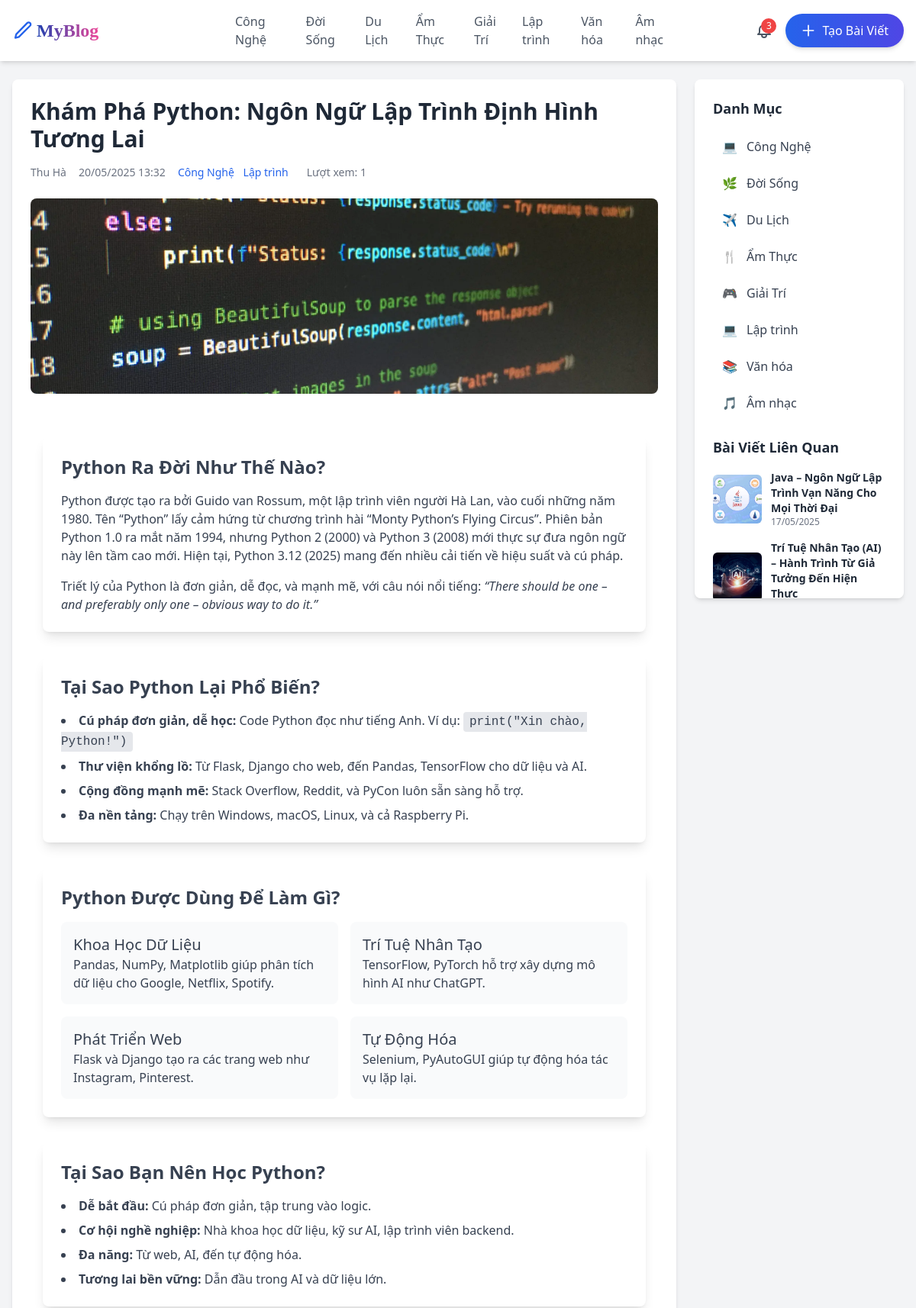
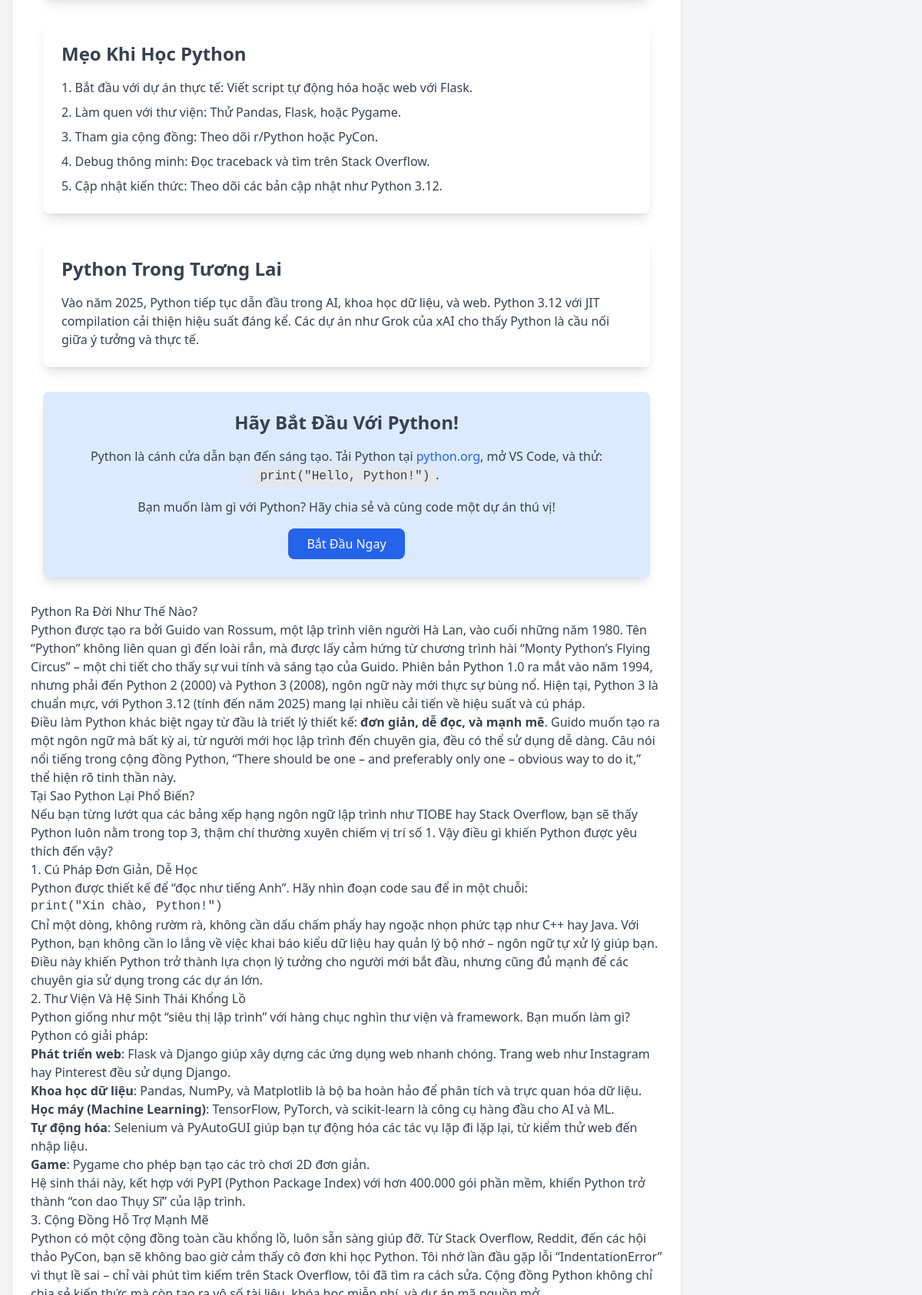
The page /baiviet/kham-pha-python-ngon-ngu-lap-trinh-dinh-hinh-tuong-lai (upper part) on the database its author committed (2 pictures, top to bottom).
### app.py (models this page shows)
class Category(db.Model):
    __tablename__ = 'categories'
    id = db.Column(db.Integer, primary_key=True, autoincrement=True)
    name = db.Column(db.String(50))
    slug = db.Column(db.String(100), unique=True, nullable=False)
    posts = db.relationship('PostCategory', backref='category', lazy=True)

class Post(db.Model):
    __tablename__ = 'posts'
    id = db.Column(db.Integer, primary_key=True, autoincrement=True)
    user_id = db.Column(db.Integer, db.ForeignKey('users.id'), nullable=False)
    title = db.Column(db.String(255))
    slug = db.Column(db.String(255), unique=True, nullable=False)
    content = db.Column(db.Text)
    thumbnail_url = db.Column(db.String(255))
    description = db.Column(db.String(255))
    created_at = db.Column(db.DateTime, default=lambda: datetime.now(UTC))
    view_count = db.Column(db.Integer, default=0)
    status = db.Column(db.Enum('draft', 'published', 'archived', name='status_enum'), default='published')
    deleted_at = db.Column(db.DateTime, nullable=True)
    post_categories = db.relationship('PostCategory', backref='post', cascade="all, delete-orphan", lazy=True)
    comments = db.relationship('Comment', backref='post', cascade="all, delete-orphan", lazy='dynamic')
    tags = db.relationship('Tag', secondary='post_tags', back_populates='posts')

class User(db.Model):
    __tablename__ = 'users'
    id = db.Column(db.String(36), primary_key=True, default=lambda: str(uuid.uuid4()))
    name = db.Column(db.String(100))
    email = db.Column(db.String(100), unique=True)
    password = db.Column(db.String(100))
    mobile = db.Column(db.String(100))
    avatar_url = db.Column(db.String(255))
    bio = db.Column(db.Text)
    joined_date = db.Column(db.Date, default=date.today)
    posts = db.relationship('Post', backref='user', lazy=True)
    comments = db.relationship('Comment', backref='user', lazy=True)
    messages = db.relationship('Message', back_populates='user', lazy='dynamic')

class PostCategory(db.Model):
    __tablename__ = 'post_categories'
    post_id = db.Column(db.Integer, db.ForeignKey('posts.id'), primary_key=True)
    category_id = db.Column(db.Integer, db.ForeignKey('categories.id'), primary_key=True)

### app.py (the view)
@app.route('/baiviet/<string:slug>')
def post(slug):
    baiviet = Post.query.filter(Post.slug == slug, Post.deleted_at == None).first_or_404()
    tags = baiviet.tags
    comments = baiviet.comments.order_by(Comment.created_at.desc()).all()
    current_category_ids = [pc.category_id for pc in baiviet.post_categories]
    related_posts = Post.query.join(PostCategory).filter(
        PostCategory.category_id.in_(current_category_ids),
        Post.id != baiviet.id,
        Post.status == 'published'
    ).distinct().limit(5).all()
    vietnam_tz = timezone('Asia/Ho_Chi_Minh')
    created_at_vn = baiviet.created_at.astimezone(vietnam_tz)
    viewed_posts = session.get('viewed_posts', [])
    if baiviet.id not in viewed_posts:
        baiviet.view_count += 1
        db.session.commit()
        viewed_posts.append(baiviet.id)
        session['viewed_posts'] = viewed_posts
    return render_template("detail.html",
                           baiviet=baiviet,
                           created_at_vn=created_at_vn,
                           related_posts=related_posts,
                           comments=comments , tags=tags)

### app.py (called while the page is built)
@app.context_processor
def inject_categories():
    categories = Category.query.all()
    return dict(categories=categories)

### templates/detail.html (shortened to what this page needs)
{% extends "base.html" %}
{% block content %}
    <main
            class="container mx-auto max-w-7xl px-4 py-6 grid grid-cols-1 md:grid-cols-12 gap-6"
    >
        <section
                class="md:col-span-9 post-container bg-white shadow-md p-6 rounded-lg"
        >
            <div class="post-content">
                <h1 class="text-3xl font-bold text-gray-800 mb-4">
                    {{ baiviet.title }}
                </h1>
                <div class="flex flex-wrap gap-4 text-sm text-gray-500 mb-6">
            <span>
              <a href="/blogger/{{ baiviet.user.id }}" class="hover:text-blue-700">{{ baiviet.user.name }}</a>
            </span>
                    <span>{{ created_at_vn.strftime('%d/%m/%Y %H:%M') }}</span>
                    <span>
            {% for i in baiviet.post_categories %}
                <a href="{{ url_for('category', slug=i.category.slug) }}" class="text-blue-600 hover:underline">
                   <span class="me-2"> {{ i.category.name }}</span>
                </a>
            {% endfor %}
            </span>
                    <span>Lượt xem: {{ baiviet.view_count }}</span>
                </div>
                <img src="{{ url_for('static', filename= baiviet.thumbnail_url)}}"  class="w-full h-64 object-cover rounded-lg mb-6 post-image">
                <div class="prose prose-lg max-w-none text-gray-700">
                    {{ baiviet.content|safe }}
                </div>
            </div>
        </section>
        <aside
                class="md:col-span-3 bg-white shadow-md p-6 rounded-lg sticky-sidebar"
        >
            <div class="mb-6">
                <h3 class="text-lg font-semibold text-gray-800 mb-4">Danh Mục</h3>
                <ul class="space-y-2 text-base">
                    {% for category in categories %}
                        <li>
                            <a href="/danhmuc/{{ category.slug }}"
                               class="flex items-center px-3 py-2 rounded-md transition hover:bg-gray-100 text-gray-700">
                        <span class="mr-3">
                          {% if category.name == "Công Nghệ" %}💻
                          {% elif category.name == "Đời Sống" %}🌿
                          {% elif category.name == "Du Lịch" %}✈️
                          {% elif category.name == "Ẩm Thực" %}🍴
                          {% elif category.name == "Giải Trí" %}🎮
                          {% elif category.name == "Lập trình" %}💻
                          {% elif category.name == "Văn hóa" %}📚
                          {% elif category.name == "Âm nhạc" %}🎵
                          {% else %}📁
                          {% endif %}
                        </span>
                                {{ category.name }}
                            </a>
                        </li>
                    {% endfor %}
                </ul>
            </div>
            <div>
                <h3 class="text-lg font-semibold text-gray-800 mb-4">Bài Viết Liên Quan</h3>
                <ul class="space-y-4">
                    {% for post in related_posts %}
                        <li>
                            <a href="/danhmuc/{{ post.slug }}" class="flex items-center gap-3 hover:text-blue-700">
                                <img
                                        src="{{ url_for('static', filename=post.thumbnail_url) }}"
                                        alt="{{ post.title }}"
                                        class="w-16 h-16 object-cover rounded-md"
                                        loading="lazy"
                                />
                                <div>
                                    <p class="text-sm font-semibold text-gray-800">{{ post.title }}</p>
                                    <p class="text-xs text-gray-500">
                                        {{ post.created_at.strftime('%d/%m/%Y') if post.created_at else 'Chưa có ngày' }}
                                    </p>
                                </div>
                            </a>
                        </li>
                    {% else %}
                        <li>Không có bài viết liên quan.</li>
                    {% endfor %}
                </ul>
            </div>
        </aside>
    </main>
{% endblock %}

### templates/base.html (shortened to what this page needs)
<!DOCTYPE html>
<html lang="en">
<head>
    <link rel="stylesheet" href="{{ url_for('static', filename='style.css') }}" />
    <link href="https://cdn.jsdelivr.net/npm/sweetalert2@11/dist/sweetalert2.min.css" rel="stylesheet">
    <link rel="stylesheet" href="https://cdnjs.cloudflare.com/ajax/libs/font-awesome/6.7.2/css/all.min.css" />
</head>
<body class="bg-gray-100">
    <header class="bg-white shadow-md sticky top-0 z-40">
    <div class="container mx-auto max-w-7xl px-4 py-4 grid grid-cols-12 items-center">
        <div class="col-span-3 flex items-center">
            <a href="/trangchu" class="flex items-center space-x-2 group">
                <div class="flex items-center space-x-1 group">
                    <svg class="w-7 h-7 text-blue-600 group-hover:text-blue-400 transition duration-300" fill="none" stroke="currentColor" stroke-width="2" viewBox="0 0 24 24">
                        <path stroke-linecap="round" stroke-linejoin="round"
                              d="M16.862 3.487a2.25 2.25 0 013.182 3.182L7.5 19.213l-4 1 1-4L16.862 3.487z" />
                    </svg>
                    <h1 class="text-2xl font-semibold font-[cursive] bg-gradient-to-r from-blue-800 to-pink-500 text-transparent bg-clip-text group-hover:from-blue-500 group-hover:to-pink-300 transition-all duration-300">
                    </h1>
                </div>
            </a>
        </div>
        <nav id="nav-menu" class="col-span-6 flex justify-center items-center space-x-4 text-base font-medium max-md:hidden max-md:absolute max-md:top-16 max-md:left-0 max-md:w-full max-md:bg-white max-md:shadow-md max-md:flex-col max-md:space-y-4 max-md:p-4">
            {% for category in categories %}
                <a href="/danhmuc/{{ category.slug }}" class="text-gray-600 hover:text-blue-700">{{ category.name }}</a>
            {% endfor %}
        </nav>
        <div class="col-span-3 flex justify-end items-center space-x-4">
            <button class="relative group">
                <span class="absolute -top-1 -right-1 bg-red-500 text-white text-xs rounded-full h-5 w-5 flex items-center justify-center">3</span>
            </button>
            <a href="/taobaiviet"
               class="inline-flex items-center gap-2 px-5 py-2.5 rounded-full bg-gradient-to-r from-blue-600 to-indigo-600 text-white font-medium text-base shadow-md hover:from-blue-700 hover:to-indigo-700 hover:shadow-lg transition duration-300">
                <svg class="w-5 h-5" fill="none" stroke="currentColor" stroke-width="2" viewBox="0 0 24 24">
                    <path stroke-linecap="round" stroke-linejoin="round" d="M12 4v16m8-8H4" />
                </svg>
                Tạo Bài Viết
            </a>
        </div>
    </div>
</header>
    <main>
        {% block content %}{% endblock %}
    </main>
    <script src="https://cdn.tailwindcss.com"></script>
</body>
</html>

### static/style.css (style rules this page uses)
.sticky-sidebar { position: -webkit-sticky; position: sticky; top: 100px; height: fit-content; max-height: calc(100vh - 120px); overflow-y: auto; }

### rows shown on the page
Category: name "Công Nghệ"
Category: name "Đời Sống"
Category: name "Du Lịch"
Category: name "Ẩm Thực"
Category: name "Giải Trí"
Category: name "Lập trình"
Category: name "Văn hóa"
Category: name "Âm nhạc"
Post: title "Khám Phá Python: Ngôn Ngữ Lập Trình Định Hình Tương Lai", view_count "1", thumbnail_url (picture), content "Python Ra Đời Như Thế Nào? Python được tạo ra bởi Guido van Rossum, một lập trình viên người Hà Lan, vào cuối những năm 1980. Tên “Python” lấy cảm hứng từ chương trình hài “Monty Python’s Flying Circus”. Phiên bản Python 1.0 ra mắt năm 1994, nhưng Python 2 (2000) và Python 3 (2008) mới thực sự đưa ngôn ngữ này lên tầm cao mới. Hiện tại, Python 3.12 (2025) mang đến nhiều cải tiến về hiệu suất và cú pháp. Triết lý của Python là đơn giản, dễ đọc, và mạnh mẽ, với câu nói nổi tiếng: “There should be one – and preferably only one – obvious way to do it.” Tại Sao Python Lại Phổ Biến? Cú pháp đơn giản, dễ học: Code Python đọc như tiếng Anh. Ví dụ: print(\"Xin chào, Python!\") Thư viện khổng lồ: Từ…"
User: user.name "Thu Hà"
PostCategory: category.name "Công Nghệ"
PostCategory: category.name "Lập trình"
Post: thumbnail_url (picture), title "Java – Ngôn Ngữ Lập Trình Vạn Năng Cho Mọi Thời Đại", created_at "17/05/2025"
Post: thumbnail_url (picture), title "Trí Tuệ Nhân Tạo (AI) – Hành Trình Từ Giả Tưởng Đến Hiện Thực"

### other values the page prints
{{ created_at_vn.strftime('%d/%m/%Y %H:%M') }} "20/05/2025 13:32"
